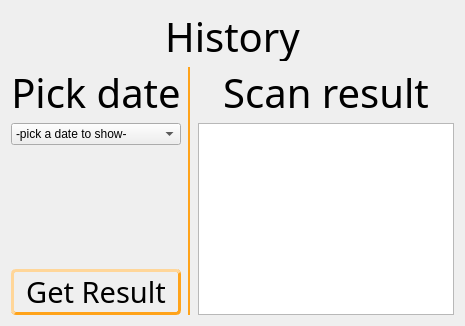
      <widget class="QWidget" name="history_page">
       <layout class="QVBoxLayout" name="verticalLayout_3">
        <item>
         <widget class="QLabel" name="history_title">
          <property name="enabled">
           <bool>true</bool>
          </property>
          <property name="maximumSize">
           <size>
            <width>16777215</width>
            <height>50</height>
           </size>
          </property>
          <property name="font">
           <font>
            <family>Copperplate Gothic Bold</family>
            <pointsize>30</pointsize>
           </font>
          </property>
          <property name="styleSheet">
           <string notr="true"/>
          </property>
          <property name="text">
           <string>History</string>
          </property>
          <property name="alignment">
           <set>Qt::AlignCenter</set>
          </property>
         </widget>
        </item>
        <item>
         <layout class="QHBoxLayout" name="horizontalLayout_9">
          <item>
           <layout class="QVBoxLayout" name="verticalLayout_4">
            <item>
             <widget class="QLabel" name="date_title">
              <property name="enabled">
               <bool>true</bool>
              </property>
              <property name="maximumSize">
               <size>
                <width>16777215</width>
                <height>50</height>
               </size>
              </property>
              <property name="font">
               <font>
                <family>Copperplate Gothic Bold</family>
                <pointsize>30</pointsize>
               </font>
              </property>
              <property name="styleSheet">
               <string notr="true"/>
              </property>
              <property name="text">
               <string>Pick date</string>
              </property>
              <property name="alignment">
               <set>Qt::AlignCenter</set>
              </property>
             </widget>
            </item>
            <item>
             <widget class="QComboBox" name="date_combo">
              <item>
               <property name="text">
                <string>-pick a date to show-</string>
               </property>
              </item>
             </widget>
            </item>
            <item>
             <spacer name="verticalSpacer_2">
              <property name="orientation">
               <enum>Qt::Vertical</enum>
              </property>
              <property name="sizeHint" stdset="0">
               <size>
                <width>20</width>
                <height>40</height>
               </size>
              </property>
             </spacer>
            </item>
            <item>
             <widget class="QPushButton" name="get_scan_history_btn">
              <property name="font">
               <font>
                <family>Copperplate Gothic Bold</family>
                <pointsize>22</pointsize>
               </font>
              </property>
              <property name="styleSheet">
               <string notr="true">QPushButton{
	border-width: 3px;
	border-style: outset;
	border-radius: 5px;
	border-color: rgb(255, 163, 26);
}

QPushButton:hover{
	background-color: rgb(255, 163, 26);
}

QPushButton:pressed{
		background-color: rgb(255, 255, 255);
}</string>
              </property>
              <property name="text">
               <string>Get Result</string>
              </property>
             </widget>
            </item>
           </layout>
          </item>
          <item>
           <widget class="Line" name="line_3">
            <property name="enabled">
             <bool>true</bool>
            </property>
            <property name="sizePolicy">
             <sizepolicy hsizetype="Fixed" vsizetype="Preferred">
              <horstretch>0</horstretch>
              <verstretch>0</verstretch>
             </sizepolicy>
            </property>
            <property name="minimumSize">
             <size>
              <width>5</width>
              <height>0</height>
             </size>
            </property>
            <property name="font">
             <font>
              <pointsize>20</pointsize>
             </font>
            </property>
            <property name="styleSheet">
             <string notr="true">color: rgb(255, 163, 26);</string>
            </property>
            <property name="frameShadow">
             <enum>QFrame::Plain</enum>
            </property>
            <property name="lineWidth">
             <number>2</number>
            </property>
            <property name="midLineWidth">
             <number>0</number>
            </property>
            <property name="orientation">
             <enum>Qt::Vertical</enum>
            </property>
           </widget>
          </item>
          <item>
           <layout class="QVBoxLayout" name="verticalLayout_5">
            <item>
             <widget class="QLabel" name="saved_scan_result_title">
              <property name="enabled">
               <bool>true</bool>
              </property>
              <property name="maximumSize">
               <size>
                <width>16777215</width>
                <height>50</height>
               </size>
              </property>
              <property name="font">
               <font>
                <family>Copperplate Gothic Bold</family>
                <pointsize>30</pointsize>
               </font>
              </property>
              <property name="styleSheet">
               <string notr="true"/>
              </property>
              <property name="text">
               <string>Scan result</string>
              </property>
              <property name="alignment">
               <set>Qt::AlignCenter</set>
              </property>
             </widget>
            </item>
            <item>
             <widget class="QTextBrowser" name="textBrowser"/>
            </item>
           </layout>
          </item>
         </layout>
        </item>
       </layout>
      </widget>
